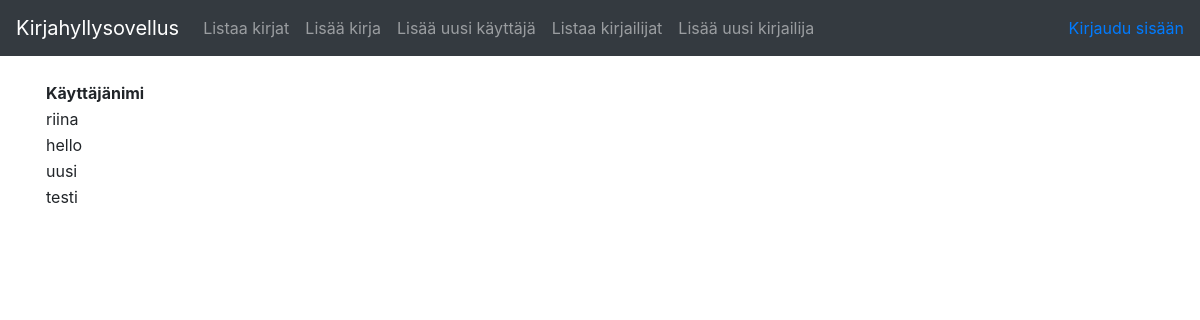
Page /auth/ on the committed database.
### application/auth/models.py (models this page shows, shortened)
class User(Base):
    __tablename__ = "account"
    name = db.Column(db.String(30), nullable=False)
    username = db.Column(db.String(30), nullable=False)
    password = db.Column(db.String(30), nullable=False)
    mybooks = db.relationship("Book", secondary=users_books,
        backref=db.backref('mybooks', lazy='dynamic'))

### application/auth/views.py (the view)
@app.route("/auth/", methods=["GET"])
def auth_index():
    return render_template("auth/list.html", users=User.query.all())

### application/templates/auth/list.html
{% extends "layout.html" %}
{% block body %}
  <table>
    <tr>
      <th>Käyttäjänimi</th>
    </tr>
    {% for user in users %}
    <tr>
      <td>{{ user.username }}</td>
    </tr>
    {% endfor %}
  </table>
{% endblock %}

### rows in the picture
User: username "riina"
User: username "hello"
User: username "uusi"
User: username "testi"
